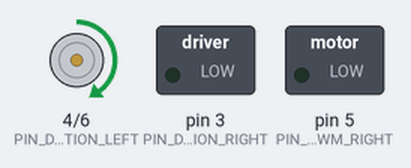
Bench run of a sketch on a simulated Arduino Uno, built with avr-gcc and run on an emulated ATmega328P. Shown: direction and speed pins drawn as motors (green arrow = direction pin HIGH = forward, orange = LOW = backward, longer = more drive), switched loads named in the sketch (green lamp = pin HIGH).

Above: at 0.5 s.
At 2.5 s:
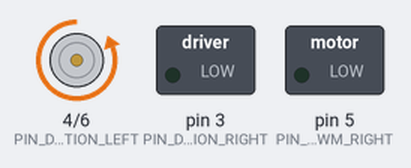
At 3.5 s:
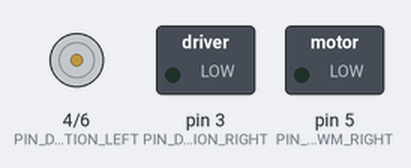
Timing chart, 0 to 5.2 s (numbered marks = the images above):
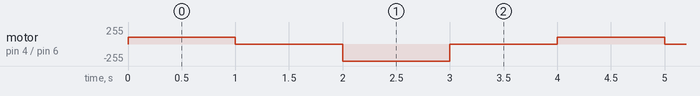

Measured:
- by itself, motor on pin 4 (PIN_DIRECTION_LEFT) / pin 6 (PIN_MOTOR_PWM_LEFT): repeats every 4.0 s: stopped 1.0 s, backward 255/255 1.0 s, stopped 1.0 s, forward 100/255 1.0 s

The sketch:

01.1.1_RunMotor_Left_Wheel.ino
```cpp
/**********************************************************************
  Product     : Freenove 4WD Car for UNO
  Auther      : www.freenove.com
  Modification: 2019/08/03
**********************************************************************/
#define PIN_DIRECTION_RIGHT 3
#define PIN_DIRECTION_LEFT  4
#define PIN_MOTOR_PWM_RIGHT 5
#define PIN_MOTOR_PWM_LEFT  6

void setup() {
  pinMode(PIN_DIRECTION_LEFT, OUTPUT);
  pinMode(PIN_MOTOR_PWM_LEFT, OUTPUT);
  pinMode(PIN_DIRECTION_RIGHT, OUTPUT);
  pinMode(PIN_MOTOR_PWM_RIGHT, OUTPUT);
}

void loop() {
  //Left motors rotate to one direction
  digitalWrite(PIN_DIRECTION_LEFT, HIGH);
  analogWrite(PIN_MOTOR_PWM_LEFT, 100);
  delay(1000);
  //Stop
  analogWrite(PIN_MOTOR_PWM_LEFT, 0);
  delay(1000);

  //left motors rotate to opposite direction
  digitalWrite(PIN_DIRECTION_LEFT, LOW);
  analogWrite(PIN_MOTOR_PWM_LEFT, 255);
  delay(1000);
  //Stop
  analogWrite(PIN_MOTOR_PWM_LEFT, 0);
  delay(1000);
}
```
